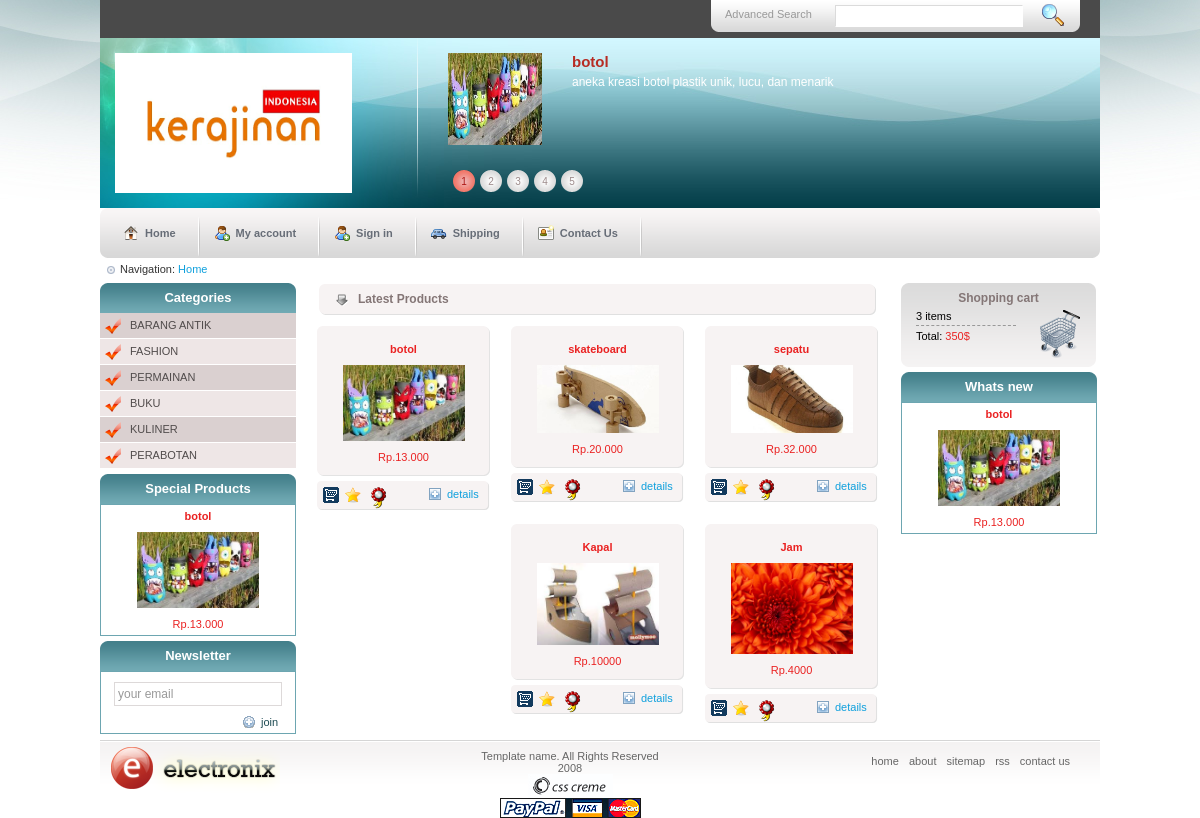
The app's page /brg_antik.php with its own data.
### tables this page shows
CREATE TABLE `barang` (
  `id_brg` int(11) NOT NULL,
  `nama_barang` varchar(50) NOT NULL,
  `harga_barang` varchar(50) NOT NULL,
  `jml_barang` int(11) NOT NULL,
  `rincian_barang` varchar(200) NOT NULL,
  `gambar` text NOT NULL,
  `nm_kategori` varchar(20) NOT NULL
);

### brg_antik.php (the view, shortened to what this page needs)
<?php
include 'header.php';
?>
  </div>
  <div id="main_content">
    <div id="menu_tab">
      <div class="left_menu_corner"></div>
      <ul class="menu">
        <li><a href="index.php" class="nav1"> Home</a></li>
        <li class="divider"></li>
        <li><a href="#" class="nav4">My account</a></li>
        <li class="divider"></li>
        <li><a href="admin/login.php" class="nav4">Sign in</a></li>
        <li class="divider"></li>
        <li><a href="#" class="nav5">Shipping</a></li>
        <li class="divider"></li>
        <li><a href="contact.php" class="nav6">Contact Us</a></li>
        <li class="divider"></li>
      </ul>
      <div class="right_menu_corner"></div>
    </div>
    <div class="crumb_navigation"> Navigation: <span class="current">Home</span> </div>
    <div class="left_content">
      <div class="title_box">Categories</div>
      <ul class="left_menu">
        <li class="odd"><a href="brg_antik">BARANG ANTIK</a></li>
        <li class="even"><a href="fashion.php">FASHION</a></li>
        <li class="odd"><a href="permainan.php">PERMAINAN</a></li>
        <li class="even"><a href="buku.php">BUKU</a></li>
        <li class="odd"><a href="kuliner.php">KULINER</a></li>
        <li class="even"><a href="perabotan.php">PERABOTAN</a></li>
      </ul>
      <?php
        $sql3 = mysqli_query($kon, "SELECT * FROM barang ORDER BY id_brg DESC");
          $data3 = mysqli_fetch_assoc($sql3);
      ?>
      <div class="title_box">Special Products</div>
      <div class="border_box">
        <div class="product_title"><a href="details.php"><?php echo $data3['nama_barang']; ?></a></div>
        <div class="product_img"><a href="details.php"><img src="admin/upload/<?php echo $data3['gambar']; ?>" alt="" border="0" width="122" /></a></div>
        <div class="prod_price"><span class="price">Rp.<?php echo $data3['harga_barang']; ?></span></div>
      </div>
      <div class="title_box">Newsletter</div>
      <div class="border_box">
        <input type="text" name="newsletter" class="newsletter_input" value="your email"/>
        <a href="#" class="join">join</a> </div>
    </div>
    <div class="center_content">
      <div class="center_title_bar">Latest Products</div>
      <?php $sql = mysqli_query($kon, "SELECT * FROM barang ORDER BY id_brg DESC");
            if(mysqli_num_rows($sql) == 0){
            echo "Tidak ada produk!";
             }else{
              while($data = mysqli_fetch_assoc($sql)){
      ?>
      <div class="prod_box">
        <div class="top_prod_box"></div>
        <div class="center_prod_box">
          <div class="product_title"><a href="details.php"><?php echo $data['nama_barang']; ?></a></div>
          <div class="product_img"><a href="details.php"><img src="admin/upload/<?php echo $data['gambar']; ?>" alt="" border="0" width="122" /></a></div>
          <div class="prod_price"><span class="price">Rp.<?php echo $data['harga_barang']; ?></span></div>
        </div>
        <div class="bottom_prod_box"></div>
        <div class="prod_details_tab"> <a href="#" title="header=[Add to cart] body=[&nbsp;] fade=[on]"><img src="images/cart.gif" alt="" border="0" class="left_bt" /></a> <a href="#" title="header=[Specials] body=[&nbsp;] fade=[on]"><img src="images/favs.gif" alt="" border="0" class="left_bt" /></a> <a href="#" title="header=[Gifts] body=[&nbsp;] fade=[on]"><img src="images/favorites.gif" alt="" border="0" class="left_bt" /></a> <a href="details.html" class="prod_details">details</a> </div>
      </div>
      <?php
              }
              }
              ?>
    </div>
    <div class="right_content">
      <div class="shopping_cart">
        <div class="cart_title">Shopping cart</div>
        <div class="cart_details"> 3 items <br />
          <span class="border_cart"></span> Total: <span class="price">350$</span> </div>
        <div class="cart_icon"><a href="#" title="header=[Checkout] body=[&nbsp;] fade=[on]"><img src="images/shoppingcart.png" alt="" width="48" height="48" border="0" /></a></div>
      </div>
      <?php
        $sql2 = mysqli_query($kon, "SELECT * FROM barang ORDER BY id_brg DESC");
          $data2 = mysqli_fetch_assoc($sql2);
      ?>
      <div class="title_box">Whats new</div>
      <div class="border_box">
        <div class="product_title"><a href="details.php"><?php echo $data2['nama_barang']; ?></a></div>
        <div class="product_img"><a href="details.php"><img src="admin/upload/<?php echo $data2['gambar']; ?>" alt="" border="0" width="122" /></a></div>
        <div class="prod_price"><span class="price">Rp.<?php echo $data2['harga_barang']; ?></span></div>
      </div>
    </div>
  </div>
 <?php include 'footer.php'; ?>

### header.php (shortened to what this page needs)
<?php include 'admin/includes/connection.php' ?>
<!DOCTYPE html PUBLIC "-//W3C//DTD XHTML 1.0 Transitional//EN" "http://www.w3.org/TR/xhtml1/DTD/xhtml1-transitional.dtd">
<html xmlns="http://www.w3.org/1999/xhtml">
<head>
<link rel="stylesheet" type="text/css" href="style.css" />
</head>
<body>
<div id="main_container">
  <div class="top_bar">
    <div class="top_search">
      <div class="search_text">Advanced Search</div>
      <form method="get" action="search.php">
        <input type="text" class="search_input" name="nama_barang" />
        <input type="image" src="images/search.gif" class="search_bt" name="cari" />
      </form>
    </div>
  </div>
  <div id="header">
    <div id="logo"> <a href="#"><img src="images/kerajinan.png" alt="" border="0" width="237" height="140" /></a> </div>
    <div class="oferte_content">
      <div class="oferta">
      <?php
        $head = mysqli_query($kon, "SELECT * FROM barang ORDER BY id_brg DESC");
          $dat = mysqli_fetch_assoc($head);
      ?>
        <div class="oferta_content"> <img src="admin/upload/<?php echo $dat['gambar']; ?>" width="94" height="92" alt="" border="0" class="oferta_img" />
          <div class="oferta_details">
            <div class="oferta_title"><?php echo $dat['nama_barang']; ?></div>
            <div class="oferta_text"><?php echo $dat['rincian_barang']; ?></div>
        </div>
        <div class="oferta_pagination"> <span class="current">1</span> <a href="#">2</a> <a href="#">3</a> <a href="#">4</a> <a href="#">5</a> </div>
      </div>
    </div>

### records on screen
barang: gambar (picture), nama_barang "botol", rincian_barang "aneka kreasi botol plastik unik, lucu, dan menarik", harga_barang "13.000"
barang: nama_barang "skateboard", gambar (picture), harga_barang "20.000"
barang: nama_barang "sepatu", gambar (picture), harga_barang "32.000"
barang: nama_barang "Kapal", gambar (picture), harga_barang "10000"
barang: nama_barang "Jam", gambar (picture), harga_barang "4000"
